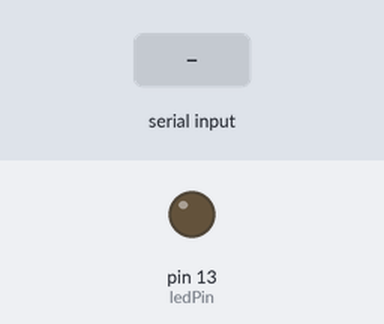
This sketch was run on a simulated Arduino Uno, built with avr-gcc and run on an emulated ATmega328P. Shown: output pins drawn as LEDs (lit = HIGH). The test bench sets the inputs (shaded band). What the sketch prints to the serial monitor is not drawn.

Above: at 1.2 s.
1.3 s: "H" received over Serial
At 1.7 s:
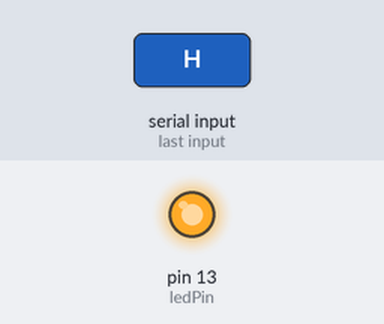
Timing chart, 0 to 4.3 s (numbered marks = the images above; inputs shaded):
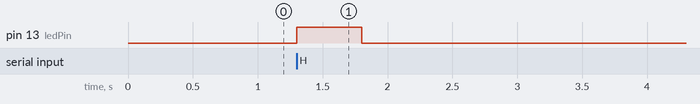

Measured:
- after the input at 1.3 s, pin 13 (ledPin): LOW → HIGH at once, → LOW 0.50 s later

The sketch:

SerialControl.ino
```cpp
int ledPin = 13;
int val;

void setup() {
  // put your setup code here, to run once:
 pinMode(ledPin, OUTPUT);
 Serial.begin(9600);
}

void loop() {
  // put your main code here, to run repeatedly:
  val = Serial.read();
  if (val != -1) {
    if (val == 'H') {
      digitalWrite(ledPin, HIGH);
      delay(500);
      digitalWrite(ledPin, LOW);
      delay(500);
      Serial.print("Available: ");
      Serial.println(Serial.available(), DEC);
      Serial.print("Char: ");
      Serial.println(val);
    }
  }
}
```
